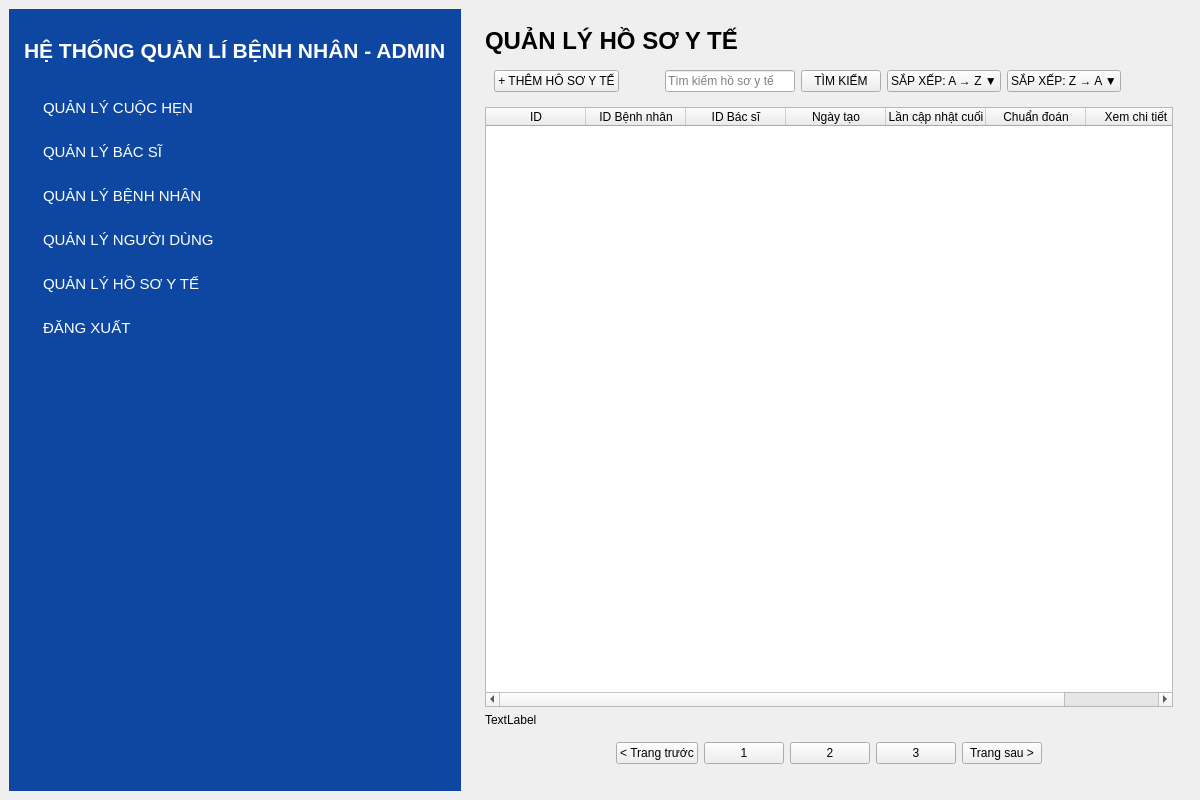
<?xml version="1.0" encoding="UTF-8"?>
<ui version="4.0">
 <class>AdminWindow</class>
 <widget class="QMainWindow" name="AdminWindow">
  <property name="geometry">
   <rect>
    <x>0</x>
    <y>0</y>
    <width>1200</width>
    <height>800</height>
   </rect>
  </property>
  <property name="windowTitle">
   <string>ADMIN WINDOW</string>
  </property>
  <property name="styleSheet">
   <string/>
  </property>
  <widget class="QWidget" name="centralwidget">
   <layout class="QHBoxLayout" name="horizontalLayout" stretch="1,3">
    <item>
     <widget class="QWidget" name="sidebarWidget" native="true">
      <property name="styleSheet">
       <string notr="true">/* Style cho toàn bộ Sidebar */
#sidebarWidget {
    background-color: #0d47a1; /* Màu nền xanh đậm */
    border: none;
}

/* Style cho tiêu đề &quot;HỆ THỐNG QUẢN LÝ Y TẾ&quot; */
#lblSystemTitle { /* Sử dụng objectName của QLabel này */
    color: white; /* Chữ màu trắng */
    padding: 20px 0; /* Khoảng đệm trên dưới */
    font-size: 16pt; /* Kích thước font */
    font-weight: bold; /* In đậm */
    text-align: center; /* Căn giữa văn bản */
}

/* Style mặc định cho tất cả các QPushButton trong Sidebar */
#sidebarWidget QPushButton {
    color: white; /* Chữ màu trắng */
    background-color: transparent; /* Nền trong suốt */
    border: none; /* Không có viền */
    padding: 10px 15px; /* Khoảng đệm */
    text-align: left; /* Căn lề trái */
    font-size: 11pt; /* Kích thước font */
    margin-left: 10px; /* Thụt lề nhẹ cho chữ */
}

/* Style khi di chuột (hover) qua các nút trong Sidebar */
#sidebarWidget QPushButton:hover {
    background-color: #1976d2; /* Màu xanh nhạt hơn khi hover */
}

/* (Tùy chọn) Style cho nút đang được chọn (active/clicked) */
/* Bạn sẽ cần thêm một objectName hoặc thuộc tính động trong C++ để áp dụng cái này */</string>
      </property>
      <layout class="QVBoxLayout" name="verticalLayout">
       <item>
        <widget class="QLabel" name="lblSystemTitle">
         <property name="layoutDirection">
          <enum>Qt::LayoutDirection::LeftToRight</enum>
         </property>
         <property name="text">
          <string>HỆ THỐNG QUẢN LÍ BỆNH NHÂN - ADMIN</string>
         </property>
        </widget>
       </item>
       <item>
        <widget class="QPushButton" name="appointmentManagerButton">
         <property name="text">
          <string>QUẢN LÝ CUỘC HẸN</string>
         </property>
        </widget>
       </item>
       <item>
        <widget class="QPushButton" name="doctorManagerButton">
         <property name="text">
          <string>QUẢN LÝ BÁC SĨ</string>
         </property>
        </widget>
       </item>
       <item>
        <widget class="QPushButton" name="patientManagerButton">
         <property name="text">
          <string>QUẢN LÝ BỆNH NHÂN</string>
         </property>
        </widget>
       </item>
       <item>
        <widget class="QPushButton" name="userManagerButton">
         <property name="text">
          <string>QUẢN LÝ NGƯỜI DÙNG</string>
         </property>
        </widget>
       </item>
       <item>
        <widget class="QPushButton" name="medicalRecordButton">
         <property name="text">
          <string>QUẢN LÝ HỒ SƠ Y TẾ</string>
         </property>
        </widget>
       </item>
       <item>
        <widget class="QPushButton" name="logoutButton">
         <property name="text">
          <string>ĐĂNG XUẤT</string>
         </property>
        </widget>
       </item>
       <item>
        <spacer name="verticalSpacer">
         <property name="orientation">
          <enum>Qt::Orientation::Vertical</enum>
         </property>
         <property name="sizeHint" stdset="0">
          <size>
           <width>20</width>
           <height>523</height>
          </size>
         </property>
        </spacer>
       </item>
      </layout>
     </widget>
    </item>
    <item>
     <widget class="QWidget" name="contentAreaWidget" native="true">
      <layout class="QVBoxLayout" name="verticalLayout_2">
       <item>
        <widget class="QStackedWidget" name="mainStack">
         <property name="currentIndex">
          <number>3</number>
         </property>
         <widget class="QWidget" name="page_appointment">
          <layout class="QVBoxLayout" name="verticalLayout_3">
           <item>
            <widget class="QLabel" name="lblPageTitle_Appointment">
             <property name="styleSheet">
              <string notr="true">font-size: 18pt; font-weight: bold;</string>
             </property>
             <property name="text">
              <string>QUẢN LÝ CUỘC HẸN</string>
             </property>
            </widget>
           </item>
           <item>
            <widget class="QWidget" name="toolbar_Appointment" native="true">
             <layout class="QHBoxLayout" name="horizontalLayout_2" stretch="1,0,3,1,1">
              <item>
               <widget class="QPushButton" name="btnAddAppointment">
                <property name="text">
                 <string>+ THÊM CUỘC HẸN</string>
                </property>
               </widget>
              </item>
              <item>
               <spacer name="horizontalSpacer">
                <property name="orientation">
                 <enum>Qt::Orientation::Horizontal</enum>
                </property>
                <property name="sizeHint" stdset="0">
                 <size>
                  <width>40</width>
                  <height>20</height>
                 </size>
                </property>
               </spacer>
              </item>
              <item>
               <widget class="QLineEdit" name="txtSearchAppointment">
                <property name="text">
                 <string/>
                </property>
                <property name="readOnly">
                 <bool>false</bool>
                </property>
                <property name="placeholderText">
                 <string>Tìm kiếm cuộc hẹn</string>
                </property>
               </widget>
              </item>
              <item>
               <widget class="QPushButton" name="btnSearchAppointment">
                <property name="text">
                 <string>TÌM KIẾM</string>
                </property>
               </widget>
              </item>
              <item>
               <spacer name="horizontalSpacer_2">
                <property name="orientation">
                 <enum>Qt::Orientation::Horizontal</enum>
                </property>
                <property name="sizeHint" stdset="0">
                 <size>
                  <width>121</width>
                  <height>20</height>
                 </size>
                </property>
               </spacer>
              </item>
             </layout>
            </widget>
           </item>
           <item>
            <widget class="QTableWidget" name="tableAppointment">
             <property name="columnCount">
              <number>7</number>
             </property>
             <attribute name="horizontalHeaderCascadingSectionResizes">
              <bool>true</bool>
             </attribute>
             <attribute name="horizontalHeaderMinimumSectionSize">
              <number>20</number>
             </attribute>
             <attribute name="horizontalHeaderStretchLastSection">
              <bool>true</bool>
             </attribute>
             <attribute name="verticalHeaderCascadingSectionResizes">
              <bool>false</bool>
             </attribute>
             <column>
              <property name="text">
               <string>ID Cuộc hẹn</string>
              </property>
             </column>
             <column>
              <property name="text">
               <string>Bệnh nhân</string>
              </property>
             </column>
             <column>
              <property name="text">
               <string>Bác sĩ</string>
              </property>
             </column>
             <column>
              <property name="text">
               <string>Ngày</string>
              </property>
             </column>
             <column>
              <property name="text">
               <string>Giờ</string>
              </property>
             </column>
             <column>
              <property name="text">
               <string>Trạng thái</string>
              </property>
             </column>
             <column>
              <property name="text">
               <string>Hành động</string>
              </property>
             </column>
            </widget>
           </item>
           <item>
            <widget class="QLabel" name="lblCurrentPage_Appointment">
             <property name="text">
              <string>TextLabel</string>
             </property>
             <property name="alignment">
              <set>Qt::AlignmentFlag::AlignCenter</set>
             </property>
            </widget>
           </item>
           <item>
            <widget class="QWidget" name="pagination_Appointment" native="true">
             <layout class="QHBoxLayout" name="horizontalLayout_3">
              <item>
               <spacer name="horizontalSpacer_3">
                <property name="orientation">
                 <enum>Qt::Orientation::Horizontal</enum>
                </property>
                <property name="sizeHint" stdset="0">
                 <size>
                  <width>186</width>
                  <height>20</height>
                 </size>
                </property>
               </spacer>
              </item>
              <item>
               <widget class="QPushButton" name="btnPrevPage_Appointment">
                <property name="text">
                 <string>&lt; Trang trước</string>
                </property>
               </widget>
              </item>
              <item>
               <widget class="QPushButton" name="btnPage_Appointment_1">
                <property name="text">
                 <string>1</string>
                </property>
               </widget>
              </item>
              <item>
               <widget class="QPushButton" name="btnPage_Appointment_2">
                <property name="text">
                 <string>2</string>
                </property>
               </widget>
              </item>
              <item>
               <widget class="QPushButton" name="btnPage_Appointment_3">
                <property name="text">
                 <string>3</string>
                </property>
               </widget>
              </item>
              <item>
               <widget class="QPushButton" name="btnNextPage_Appointment">
                <property name="text">
                 <string>Trang tiếp &gt;</string>
                </property>
               </widget>
              </item>
              <item>
               <spacer name="horizontalSpacer_4">
                <property name="orientation">
                 <enum>Qt::Orientation::Horizontal</enum>
                </property>
                <property name="sizeHint" stdset="0">
                 <size>
                  <width>185</width>
                  <height>20</height>
                 </size>
                </property>
               </spacer>
              </item>
             </layout>
            </widget>
           </item>
          </layout>
         </widget>
         <widget class="QWidget" name="page_user">
          <layout class="QVBoxLayout" name="verticalLayout_6">
           <item>
            <widget class="QLabel" name="lblPageTitle_User">
             <property name="styleSheet">
              <string notr="true">font-size: 18pt; font-weight: bold;</string>
             </property>
             <property name="text">
              <string>QUẢN LÝ NGƯỜI DÙNG</string>
             </property>
            </widget>
           </item>
           <item>
            <widget class="QWidget" name="toolbar_User" native="true">
             <layout class="QHBoxLayout" name="horizontalLayout_8" stretch="1,0,3,1,0,0,1">
              <item>
               <widget class="QPushButton" name="btnAddUser">
                <property name="text">
                 <string>+ THÊM NGƯỜI DÙNG</string>
                </property>
               </widget>
              </item>
              <item>
               <spacer name="horizontalSpacer_13">
                <property name="orientation">
                 <enum>Qt::Orientation::Horizontal</enum>
                </property>
                <property name="sizeHint" stdset="0">
                 <size>
                  <width>40</width>
                  <height>20</height>
                 </size>
                </property>
               </spacer>
              </item>
              <item>
               <widget class="QLineEdit" name="txtSearchUser">
                <property name="placeholderText">
                 <string>Tìm kiếm người dùng</string>
                </property>
               </widget>
              </item>
              <item>
               <widget class="QPushButton" name="btnSearchUser">
                <property name="text">
                 <string>TÌM KIẾM</string>
                </property>
               </widget>
              </item>
              <item>
               <widget class="QPushButton" name="btnSortAZUser">
                <property name="text">
                 <string>🔼 A → Z</string>
                </property>
               </widget>
              </item>
              <item>
               <widget class="QPushButton" name="btnSortZAUser">
                <property name="text">
                 <string>🔽 Z → A</string>
                </property>
               </widget>
              </item>
              <item>
               <spacer name="horizontalSpacer_14">
                <property name="orientation">
                 <enum>Qt::Orientation::Horizontal</enum>
                </property>
                <property name="sizeHint" stdset="0">
                 <size>
                  <width>121</width>
                  <height>20</height>
                 </size>
                </property>
               </spacer>
              </item>
             </layout>
            </widget>
           </item>
           <item>
            <widget class="QTableWidget" name="tableUser">
             <attribute name="horizontalHeaderStretchLastSection">
              <bool>true</bool>
             </attribute>
             <column>
              <property name="text">
               <string>Vai trò</string>
              </property>
             </column>
             <column>
              <property name="text">
               <string>Tên người dùng</string>
              </property>
             </column>
             <column>
              <property name="text">
               <string>Mật khẩu</string>
              </property>
             </column>
             <column>
              <property name="text">
               <string>Trạng thái</string>
              </property>
             </column>
            </widget>
           </item>
           <item>
            <widget class="QLabel" name="lblCurrentPage_User">
             <property name="text">
              <string>TextLabel</string>
             </property>
             <property name="alignment">
              <set>Qt::AlignmentFlag::AlignCenter</set>
             </property>
            </widget>
           </item>
           <item>
            <widget class="QWidget" name="pagination_User" native="true">
             <layout class="QHBoxLayout" name="horizontalLayout_9">
              <item>
               <spacer name="horizontalSpacer_15">
                <property name="orientation">
                 <enum>Qt::Orientation::Horizontal</enum>
                </property>
                <property name="sizeHint" stdset="0">
                 <size>
                  <width>186</width>
                  <height>20</height>
                 </size>
                </property>
               </spacer>
              </item>
              <item>
               <widget class="QPushButton" name="btnPrevPage_User">
                <property name="text">
                 <string>&lt; Trang trước</string>
                </property>
               </widget>
              </item>
              <item>
               <widget class="QPushButton" name="btnPage_User_1">
                <property name="text">
                 <string>1</string>
                </property>
               </widget>
              </item>
              <item>
               <widget class="QPushButton" name="btnPage_User_2">
                <property name="text">
                 <string>2</string>
                </property>
               </widget>
              </item>
              <item>
               <widget class="QPushButton" name="btnPage_User_3">
                <property name="text">
                 <string>3</string>
                </property>
               </widget>
              </item>
              <item>
               <widget class="QPushButton" name="btnNextPage_User">
                <property name="text">
                 <string>Trang sau &gt;</string>
                </property>
               </widget>
              </item>
              <item>
               <spacer name="horizontalSpacer_16">
                <property name="orientation">
                 <enum>Qt::Orientation::Horizontal</enum>
                </property>
                <property name="sizeHint" stdset="0">
                 <size>
                  <width>185</width>
                  <height>20</height>
                 </size>
                </property>
               </spacer>
              </item>
             </layout>
            </widget>
           </item>
          </layout>
         </widget>
         <widget class="QWidget" name="page_prescription">
          <layout class="QVBoxLayout" name="verticalLayout_8">
           <item>
            <widget class="QLabel" name="lblPageTitle_Prescription">
             <property name="styleSheet">
              <string notr="true">font-size: 18pt; font-weight: bold;</string>
             </property>
             <property name="text">
              <string>QUẢN LÝ ĐƠN THUỐC</string>
             </property>
            </widget>
           </item>
           <item>
            <widget class="QWidget" name="toolbar_Prescription" native="true">
             <layout class="QHBoxLayout" name="horizontalLayout_13" stretch="1,0,3,1,1">
              <item>
               <widget class="QPushButton" name="pushButton_35">
                <property name="text">
                 <string>+ KÊ ĐƠN THUỐC MỚI</string>
                </property>
               </widget>
              </item>
              <item>
               <spacer name="horizontalSpacer_21">
                <property name="orientation">
                 <enum>Qt::Orientation::Horizontal</enum>
                </property>
                <property name="sizeHint" stdset="0">
                 <size>
                  <width>40</width>
                  <height>20</height>
                 </size>
                </property>
               </spacer>
              </item>
              <item>
               <widget class="QLineEdit" name="lineEdit_6">
                <property name="placeholderText">
                 <string>Tìm kiếm đơn thuốc</string>
                </property>
               </widget>
              </item>
              <item>
               <widget class="QPushButton" name="pushButton_36">
                <property name="text">
                 <string>TÌM KIẾM</string>
                </property>
               </widget>
              </item>
              <item>
               <spacer name="horizontalSpacer_22">
                <property name="orientation">
                 <enum>Qt::Orientation::Horizontal</enum>
                </property>
                <property name="sizeHint" stdset="0">
                 <size>
                  <width>121</width>
                  <height>20</height>
                 </size>
                </property>
               </spacer>
              </item>
             </layout>
            </widget>
           </item>
           <item>
            <widget class="QTableWidget" name="tablePrescription">
             <attribute name="horizontalHeaderStretchLastSection">
              <bool>true</bool>
             </attribute>
             <column>
              <property name="text">
               <string>ID</string>
              </property>
             </column>
             <column>
              <property name="text">
               <string>ID Bệnh nhân</string>
              </property>
             </column>
             <column>
              <property name="text">
               <string>ID Bác sĩ</string>
              </property>
             </column>
             <column>
              <property name="text">
               <string>Ngày kê đơn</string>
              </property>
             </column>
             <column>
              <property name="text">
               <string>Chuẩn đoán</string>
              </property>
             </column>
             <column>
              <property name="text">
               <string>Hiệu lực</string>
              </property>
             </column>
             <column>
              <property name="text">
               <string>Xem chi tiết</string>
              </property>
             </column>
            </widget>
           </item>
           <item>
            <widget class="QWidget" name="pagination_Prescription" native="true">
             <layout class="QHBoxLayout" name="horizontalLayout_12">
              <item>
               <spacer name="horizontalSpacer_23">
                <property name="orientation">
                 <enum>Qt::Orientation::Horizontal</enum>
                </property>
                <property name="sizeHint" stdset="0">
                 <size>
                  <width>186</width>
                  <height>20</height>
                 </size>
                </property>
               </spacer>
              </item>
              <item>
               <widget class="QPushButton" name="pushButton_5">
                <property name="text">
                 <string>&lt; Trang trước</string>
                </property>
               </widget>
              </item>
              <item>
               <widget class="QPushButton" name="pushButton_3">
                <property name="text">
                 <string>1</string>
                </property>
               </widget>
              </item>
              <item>
               <widget class="QPushButton" name="pushButton_2">
                <property name="text">
                 <string>2</string>
                </property>
               </widget>
              </item>
              <item>
               <widget class="QPushButton" name="pushButton">
                <property name="text">
                 <string>3</string>
                </property>
               </widget>
              </item>
              <item>
               <widget class="QPushButton" name="pushButton_4">
                <property name="text">
                 <string>Trang sau &gt;</string>
                </property>
               </widget>
              </item>
              <item>
               <spacer name="horizontalSpacer_24">
                <property name="orientation">
                 <enum>Qt::Orientation::Horizontal</enum>
                </property>
                <property name="sizeHint" stdset="0">
                 <size>
                  <width>185</width>
                  <height>20</height>
                 </size>
                </property>
               </spacer>
              </item>
             </layout>
            </widget>
           </item>
          </layout>
         </widget>
         <widget class="QWidget" name="page_medicalRecord">
          <layout class="QVBoxLayout" name="verticalLayout_7">
           <item>
            <widget class="QLabel" name="lblPageTitle_MedicalRecord">
             <property name="styleSheet">
              <string notr="true">font-size: 18pt; font-weight: bold;</string>
             </property>
             <property name="text">
              <string>QUẢN LÝ HỒ SƠ Y TẾ</string>
             </property>
            </widget>
           </item>
           <item>
            <widget class="QWidget" name="toolbar_MedicalRecord" native="true">
             <layout class="QHBoxLayout" name="horizontalLayout_11" stretch="1,0,3,1,0,0,1">
              <item>
               <widget class="QPushButton" name="btnAddMedicalRecord">
                <property name="text">
                 <string>+ THÊM HÔ SƠ Y TẾ</string>
                </property>
               </widget>
              </item>
              <item>
               <spacer name="horizontalSpacer_17">
                <property name="orientation">
                 <enum>Qt::Orientation::Horizontal</enum>
                </property>
                <property name="sizeHint" stdset="0">
                 <size>
                  <width>40</width>
                  <height>20</height>
                 </size>
                </property>
               </spacer>
              </item>
              <item>
               <widget class="QLineEdit" name="txtSearchMedicalRecord">
                <property name="placeholderText">
                 <string>Tìm kiếm hồ sơ y tế</string>
                </property>
               </widget>
              </item>
              <item>
               <widget class="QPushButton" name="btnSearchMedicalRecord">
                <property name="text">
                 <string>TÌM KIẾM</string>
                </property>
               </widget>
              </item>
              <item>
               <widget class="QPushButton" name="btnSortAZMedicalRecord">
                <property name="text">
                 <string>SẮP XẾP: A → Z ▼</string>
                </property>
               </widget>
              </item>
              <item>
               <widget class="QPushButton" name="btnSortZAMedicalRecord">
                <property name="text">
                 <string>SẮP XẾP: Z → A ▼</string>
                </property>
               </widget>
              </item>
              <item>
               <spacer name="horizontalSpacer_18">
                <property name="orientation">
                 <enum>Qt::Orientation::Horizontal</enum>
                </property>
                <property name="sizeHint" stdset="0">
                 <size>
                  <width>121</width>
                  <height>20</height>
                 </size>
                </property>
               </spacer>
              </item>
             </layout>
            </widget>
           </item>
           <item>
            <widget class="QTableWidget" name="tableMedicalRecord">
             <attribute name="horizontalHeaderStretchLastSection">
              <bool>true</bool>
             </attribute>
             <column>
              <property name="text">
               <string>ID</string>
              </property>
             </column>
             <column>
              <property name="text">
               <string>ID Bệnh nhân</string>
              </property>
             </column>
             <column>
              <property name="text">
               <string>ID Bác sĩ</string>
              </property>
             </column>
             <column>
              <property name="text">
               <string>Ngày tạo</string>
              </property>
             </column>
             <column>
              <property name="text">
               <string>Lần cập nhật cuối</string>
              </property>
             </column>
             <column>
              <property name="text">
               <string>Chuẩn đoán</string>
              </property>
             </column>
             <column>
              <property name="text">
               <string>Xem chi tiết</string>
              </property>
             </column>
            </widget>
           </item>
           <item>
            <widget class="QLabel" name="lblCurrentPage_MedicalRecord">
             <property name="text">
              <string>TextLabel</string>
             </property>
            </widget>
           </item>
           <item>
            <widget class="QWidget" name="pagination_MedicalRecord" native="true">
             <layout class="QHBoxLayout" name="horizontalLayout_10">
              <item>
               <spacer name="horizontalSpacer_19">
                <property name="orientation">
                 <enum>Qt::Orientation::Horizontal</enum>
                </property>
                <property name="sizeHint" stdset="0">
                 <size>
                  <width>186</width>
                  <height>20</height>
                 </size>
                </property>
               </spacer>
              </item>
              <item>
               <widget class="QPushButton" name="btnPrevPage_MedicalRecord">
                <property name="text">
                 <string>&lt; Trang trước</string>
                </property>
               </widget>
              </item>
              <item>
               <widget class="QPushButton" name="btnPage_MedicalRecord_1">
                <property name="text">
                 <string>1</string>
                </property>
               </widget>
              </item>
              <item>
               <widget class="QPushButton" name="btnPage_MedicalRecord_2">
                <property name="text">
                 <string>2</string>
                </property>
               </widget>
              </item>
              <item>
               <widget class="QPushButton" name="btnPage_MedicalRecord_3">
                <property name="text">
                 <string>3</string>
                </property>
               </widget>
              </item>
              <item>
               <widget class="QPushButton" name="btnNextPage_MedicalRecord">
                <property name="text">
                 <string>Trang sau &gt;</string>
                </property>
               </widget>
              </item>
              <item>
               <spacer name="horizontalSpacer_20">
                <property name="orientation">
                 <enum>Qt::Orientation::Horizontal</enum>
                </property>
                <property name="sizeHint" stdset="0">
                 <size>
                  <width>185</width>
                  <height>20</height>
                 </size>
                </property>
               </spacer>
              </item>
             </layout>
            </widget>
           </item>
          </layout>
         </widget>
         <widget class="QWidget" name="page_patient">
          <layout class="QVBoxLayout" name="verticalLayout_5">
           <item>
            <widget class="QLabel" name="lblPageTitle_Patient">
             <property name="styleSheet">
              <string notr="true">font-size: 18pt; font-weight: bold;</string>
             </property>
             <property name="text">
              <string>QUẢN LÝ BỆNH NHÂN</string>
             </property>
            </widget>
           </item>
           <item>
            <widget class="QWidget" name="toolbar_Patient" native="true">
             <layout class="QHBoxLayout" name="horizontalLayout_7" stretch="1,0,2,1,1,1,0">
              <item>
               <widget class="QPushButton" name="btnAddPatient">
                <property name="text">
                 <string>+ THÊM BỆNH NHÂN</string>
                </property>
               </widget>
              </item>
              <item>
               <spacer name="horizontalSpacer_11">
                <property name="orientation">
                 <enum>Qt::Orientation::Horizontal</enum>
                </property>
                <property name="sizeHint" stdset="0">
                 <size>
                  <width>40</width>
                  <height>20</height>
                 </size>
                </property>
               </spacer>
              </item>
              <item>
               <widget class="QLineEdit" name="txtSearchPatient">
                <property name="placeholderText">
                 <string>Tìm kiếm bệnh nhân</string>
                </property>
               </widget>
              </item>
              <item>
               <widget class="QPushButton" name="btnSearchPatient">
                <property name="text">
                 <string>TÌM KIẾM</string>
                </property>
               </widget>
              </item>
              <item>
               <widget class="QPushButton" name="btnSortAZPatient">
                <property name="text">
                 <string>SẮP XẾP: A → Z ▼</string>
                </property>
               </widget>
              </item>
              <item>
               <widget class="QPushButton" name="btnSortZAPatient">
                <property name="text">
                 <string>SẮP XẾP: Z → A ▼</string>
                </property>
               </widget>
              </item>
              <item>
               <spacer name="horizontalSpacer_12">
                <property name="orientation">
                 <enum>Qt::Orientation::Horizontal</enum>
                </property>
                <property name="sizeHint" stdset="0">
                 <size>
                  <width>40</width>
                  <height>20</height>
                 </size>
                </property>
               </spacer>
              </item>
             </layout>
            </widget>
           </item>
           <item>
            <widget class="QTableWidget" name="tablePatient">
             <attribute name="horizontalHeaderStretchLastSection">
              <bool>true</bool>
             </attribute>
             <column>
              <property name="text">
               <string>ID Bệnh nhân</string>
              </property>
             </column>
             <column>
              <property name="text">
               <string>Họ tên</string>
              </property>
             </column>
             <column>
              <property name="text">
               <string>Giới tính</string>
              </property>
             </column>
             <column>
              <property name="text">
               <string>Ngày sinh</string>
              </property>
             </column>
             <column>
              <property name="text">
               <string>Nhóm máu</string>
              </property>
             </column>
             <column>
              <property name="text">
               <string>SĐT</string>
              </property>
             </column>
             <column>
              <property name="text">
               <string>Email</string>
              </property>
             </column>
             <column>
              <property name="text">
               <string>Tuỳ chọn</string>
              </property>
             </column>
            </widget>
           </item>
           <item>
            <widget class="QLabel" name="lblCurrentPage_Patient">
             <property name="text">
              <string>TextLabel</string>
             </property>
             <property name="alignment">
              <set>Qt::AlignmentFlag::AlignCenter</set>
             </property>
            </widget>
           </item>
           <item>
            <widget class="QWidget" name="pagination_Patient" native="true">
             <layout class="QHBoxLayout" name="horizontalLayout_6">
              <item>
               <spacer name="horizontalSpacer_9">
                <property name="orientation">
                 <enum>Qt::Orientation::Horizontal</enum>
                </property>
                <property name="sizeHint" stdset="0">
                 <size>
                  <width>186</width>
                  <height>20</height>
                 </size>
                </property>
               </spacer>
              </item>
              <item>
               <widget class="QPushButton" name="btnPrevPage_Patient">
                <property name="text">
                 <string>&lt; Trang trước</string>
                </property>
               </widget>
              </item>
              <item>
               <widget class="QPushButton" name="btnPage_Patient_1">
                <property name="text">
                 <string>1</string>
                </property>
               </widget>
              </item>
              <item>
               <widget class="QPushButton" name="btnPage_Patient_2">
                <property name="text">
                 <string>2</string>
                </property>
               </widget>
              </item>
              <item>
               <widget class="QPushButton" name="btnPage_Patient_3">
                <property name="text">
                 <string>3</string>
                </property>
               </widget>
              </item>
              <item>
               <widget class="QPushButton" name="btnNextPage_Patient">
                <property name="text">
                 <string>Trang sau &gt;</string>
                </property>
               </widget>
              </item>
              <item>
               <spacer name="horizontalSpacer_10">
                <property name="orientation">
                 <enum>Qt::Orientation::Horizontal</enum>
                </property>
                <property name="sizeHint" stdset="0">
                 <size>
                  <width>185</width>
                  <height>20</height>
                 </size>
                </property>
               </spacer>
              </item>
             </layout>
            </widget>
           </item>
          </layout>
         </widget>
         <widget class="QWidget" name="page_doctor">
          <layout class="QVBoxLayout" name="verticalLayout_4">
           <item>
            <widget class="QLabel" name="lblPageTitle_Doctor">
             <property name="styleSheet">
              <string notr="true">font-size: 18pt; font-weight: bold;</string>
             </property>
             <property name="text">
              <string>QUẢN LÝ BÁC SĨ</string>
             </property>
            </widget>
           </item>
           <item>
            <widget class="QWidget" name="toolbar_Doctor" native="true">
             <layout class="QHBoxLayout" name="horizontalLayout_5" stretch="1,0,2,1,1,1,0">
              <item>
               <widget class="QPushButton" name="btnAddDoctor">
                <property name="text">
                 <string>+ THÊM BÁC SĨ</string>
                </property>
               </widget>
              </item>
              <item>
               <spacer name="horizontalSpacer_7">
                <property name="orientation">
                 <enum>Qt::Orientation::Horizontal</enum>
                </property>
                <property name="sizeHint" stdset="0">
                 <size>
                  <width>40</width>
                  <height>20</height>
                 </size>
                </property>
               </spacer>
              </item>
              <item>
               <widget class="QLineEdit" name="txtSearchDoctor">
                <property name="placeholderText">
                 <string>Tìm kiếm bác sĩ</string>
                </property>
               </widget>
              </item>
              <item>
               <widget class="QPushButton" name="btnSearchDoctor">
                <property name="text">
                 <string>TÌM KIẾM</string>
                </property>
               </widget>
              </item>
              <item>
               <widget class="QPushButton" name="btnSortAZDoctor">
                <property name="text">
                 <string>SẮP XẾP: A → Z ▼</string>
                </property>
               </widget>
              </item>
              <item>
               <widget class="QPushButton" name="btnSortZADoctor">
                <property name="text">
                 <string>SẮP XẾP: Z → A ▼</string>
                </property>
               </widget>
              </item>
              <item>
               <spacer name="horizontalSpacer_8">
                <property name="orientation">
                 <enum>Qt::Orientation::Horizontal</enum>
                </property>
                <property name="sizeHint" stdset="0">
                 <size>
                  <width>121</width>
                  <height>20</height>
                 </size>
                </property>
               </spacer>
              </item>
             </layout>
            </widget>
           </item>
           <item>
            <widget class="QTableWidget" name="tableDoctor">
             <property name="columnCount">
              <number>8</number>
             </property>
             <attribute name="horizontalHeaderStretchLastSection">
              <bool>true</bool>
             </attribute>
             <column>
              <property name="text">
               <string>ID Bác sĩ</string>
              </property>
             </column>
             <column>
              <property name="text">
               <string>Họ tên</string>
              </property>
             </column>
             <column>
              <property name="text">
               <string>Giới tính</string>
              </property>
             </column>
             <column>
              <property name="text">
               <string>Ngày sinh</string>
              </property>
             </column>
             <column>
              <property name="text">
               <string>Chuyên khoa</string>
              </property>
             </column>
             <column>
              <property name="text">
               <string>SĐT</string>
              </property>
             </column>
             <column>
              <property name="text">
               <string>Email</string>
              </property>
             </column>
             <column>
              <property name="text">
               <string>Trạng thái</string>
              </property>
             </column>
            </widget>
           </item>
           <item>
            <widget class="QLabel" name="lblCurrentPage_Doctor">
             <property name="text">
              <string>TextLabel</string>
             </property>
             <property name="alignment">
              <set>Qt::AlignmentFlag::AlignCenter</set>
             </property>
            </widget>
           </item>
           <item>
            <widget class="QWidget" name="pagination_Doctor" native="true">
             <layout class="QHBoxLayout" name="horizontalLayout_4">
              <item>
               <spacer name="horizontalSpacer_5">
                <property name="orientation">
                 <enum>Qt::Orientation::Horizontal</enum>
                </property>
                <property name="sizeHint" stdset="0">
                 <size>
                  <width>186</width>
                  <height>20</height>
                 </size>
                </property>
               </spacer>
              </item>
              <item>
               <widget class="QPushButton" name="btnPrevPage_Doctor">
                <property name="text">
                 <string>&lt; Trang trước</string>
                </property>
               </widget>
              </item>
              <item>
               <widget class="QPushButton" name="btnPage_Doctor_1">
                <property name="text">
                 <string>1</string>
                </property>
               </widget>
              </item>
              <item>
               <widget class="QPushButton" name="btnPage_Doctor_2">
                <property name="text">
                 <string>2</string>
                </property>
               </widget>
              </item>
              <item>
               <widget class="QPushButton" name="btnPage_Doctor_3">
                <property name="text">
                 <string>3</string>
                </property>
               </widget>
              </item>
              <item>
               <widget class="QPushButton" name="btnNextPage_Doctor">
                <property name="text">
                 <string>Trang sau &gt;</string>
                </property>
               </widget>
              </item>
              <item>
               <spacer name="horizontalSpacer_6">
                <property name="orientation">
                 <enum>Qt::Orientation::Horizontal</enum>
                </property>
                <property name="sizeHint" stdset="0">
                 <size>
                  <width>185</width>
                  <height>20</height>
                 </size>
                </property>
               </spacer>
              </item>
             </layout>
            </widget>
           </item>
          </layout>
         </widget>
        </widget>
       </item>
      </layout>
     </widget>
    </item>
   </layout>
  </widget>
 </widget>
 <resources/>
 <connections/>
</ui>
